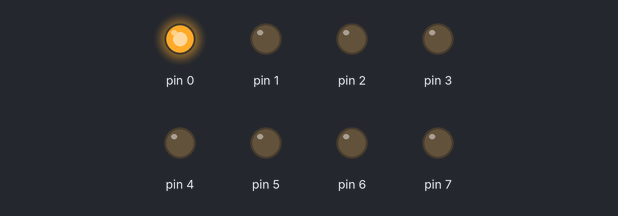
This sketch was run on a simulated Arduino Uno, built with avr-gcc and run on an emulated ATmega328P. On the bench: output pins drawn as LEDs (lit = HIGH).

Above: at 0.4 s.
At 2.4 s:
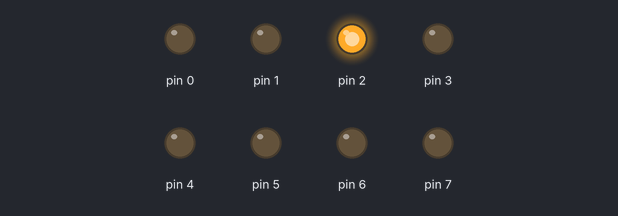
At 3.4 s:
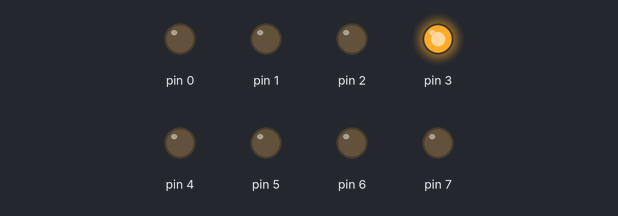
At 4.4 s:
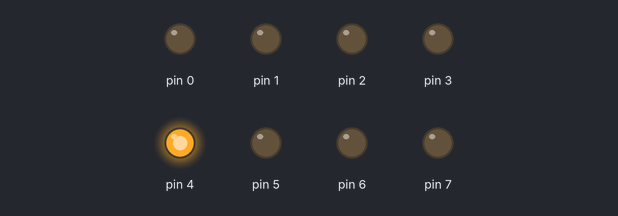
At 6.4 s:
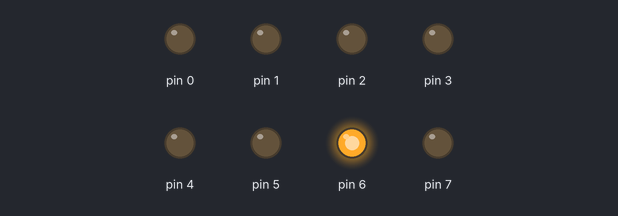
At 9.4 s:
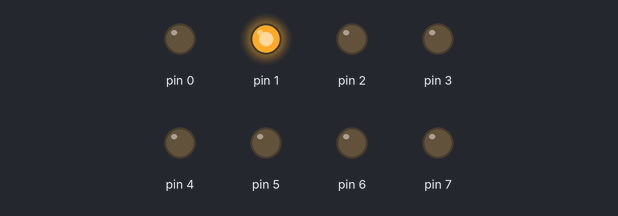
Timing chart, 0 to 10.3 s (numbered marks = the images above):
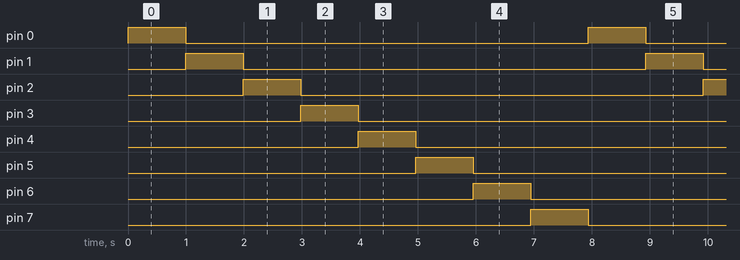

Measured:
- by itself, pin 0–7: alternates HIGH for 0.99 s and LOW for 6.9 s
- by itself, everything shown: repeats every 7.9 s, in 8 steps

The sketch:

2630457.ino
```cpp
void setup()
{
  asm(
"		JMP start				\n"
"delay: LDI	 r23,  81			\n"	//Delay 1 sec
"w1:	LDI	 r24,  255 			\n"
"w2:	LDI  r25,  255 			\n"
"w3:	DEC  r25  				\n"
"		BRNE w3					\n"
"		DEC  r24				\n"
"		BRNE w2					\n"
"		DEC  r23				\n"
"       BRNE w1					\n"
"		RET						\n"
";Your Functions Code Begin		\n" //Write your code
"								\n"
";Your Functions Code End		\n"
"								\n"
"start:							\n" //Write your code
";Your Setup Code Begin			\n"
"		IN 	 r16,  0x0A ;		\n" //r16 <- DDRD
"		ORI	 r16,  0b11111111	\n"	//r16[0] <- 0b11111111
"		OUT  0x0A, r16			\n" //DDRD <- r16
";Your Setup Code End			\n"
  );

}

void loop()
{
  asm(
"LOOP:							\n"//Write your code
";Your LOOP Code Begin			\n"
"	LDI		r17,	0b00000001 		\n"  // r17 <- 00000001
"	LDI		r16,	0b10000000		\n" // r16 <- 10000000
"	OUT		0x0B,	r17			\n"
"	CALL	delay				\n"
"Incrementation:				\n"
"	LSL		r17					\n" // r17 <- r17+1
"	OUT		0x0B,	r17			\n" // PORTD <- r17
"	CALL	delay				\n"
"	CPSE	r16,	r17			\n" // compare r17 and r16, don't jump to incrementation if equal
"	JMP		Incrementation"
";Your LOOP Code End			\n"
"		JMP  LOOP				\n"
  );

}
```
